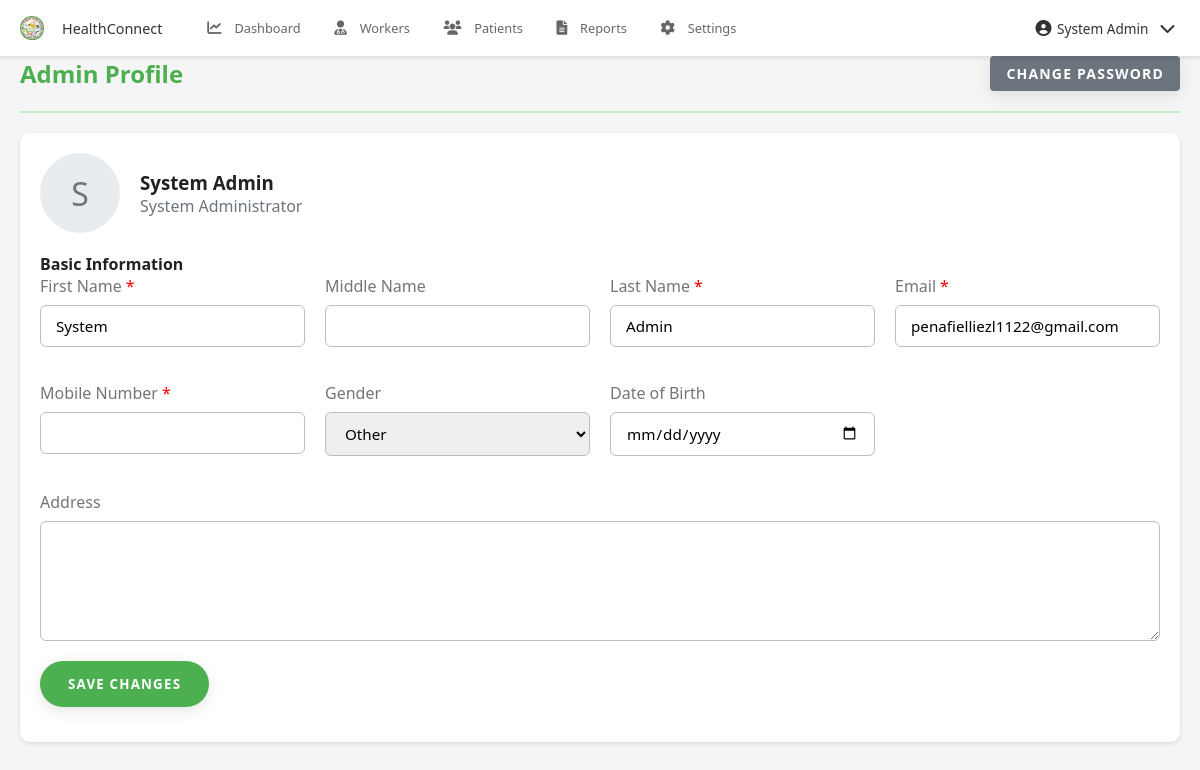
The app's page /pages/admin/profile.php (signed in), older data.
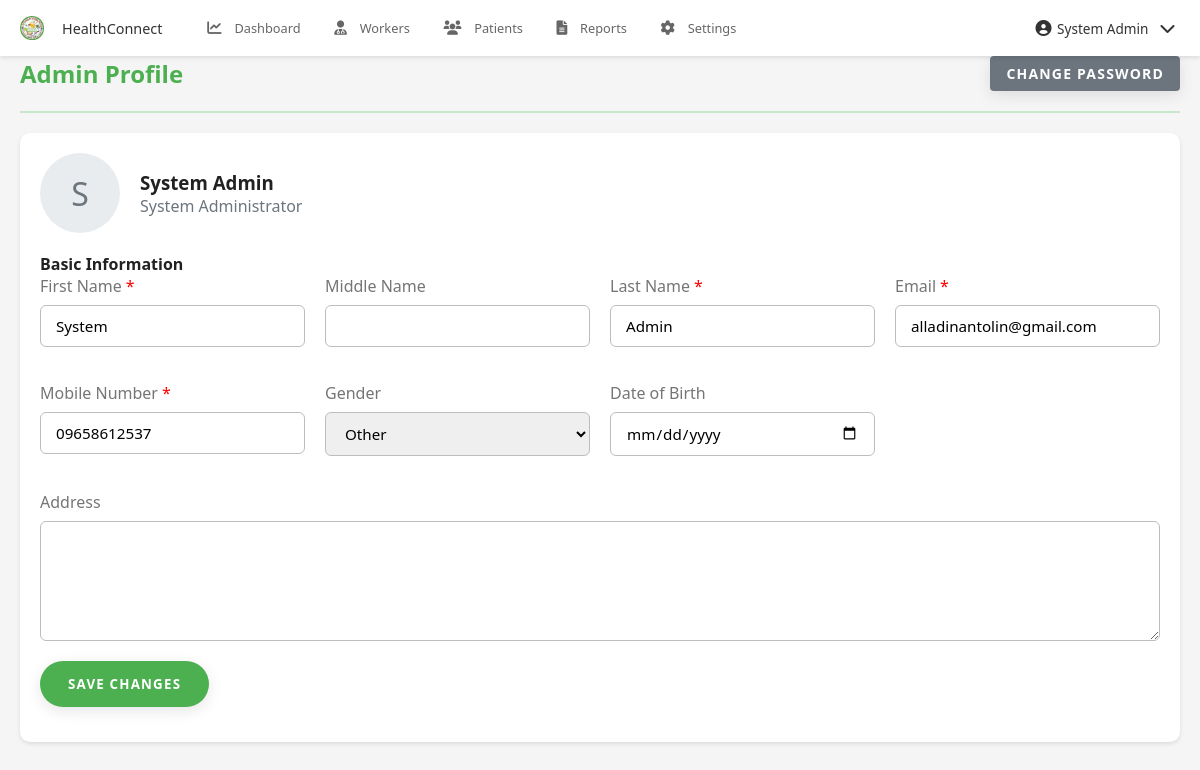
The same page, newer data.
### tables this page shows
CREATE TABLE `users` (
  `user_id` int(11) NOT NULL,
  `role_id` int(11) DEFAULT NULL,
  `username` varchar(50) NOT NULL,
  `email` varchar(100) NOT NULL,
  `password` varchar(255) NOT NULL,
  `mobile_number` varchar(20) DEFAULT NULL,
  `first_name` varchar(100) NOT NULL,
  `middle_name` varchar(100) DEFAULT NULL,
  `last_name` varchar(100) NOT NULL,
  `gender` enum('Male','Female','Other') DEFAULT NULL,
  `date_of_birth` date DEFAULT NULL,
  `address` text DEFAULT NULL,
  `profile_picture` varchar(255) DEFAULT NULL,
  `is_active` tinyint(1) DEFAULT 1,
  `last_login` datetime DEFAULT NULL,
  `otp` varchar(6) DEFAULT NULL,
  `otp_expiry` datetime DEFAULT NULL,
  `created_at` timestamp NOT NULL DEFAULT current_timestamp(),
  `updated_at` timestamp NOT NULL DEFAULT current_timestamp() ON UPDATE current_timestamp()
);

### pages/admin/profile.php (the view, shortened to what this page needs)
<?php
$database = new Database();
$conn = $database->getConnection();
try {
    $user_query = "SELECT u.* FROM users u
                  JOIN user_roles r ON u.role_id = r.role_id
                  WHERE u.user_id = :user_id AND r.role_name = 'admin'";
    $stmt = $conn->prepare($user_query);
    $stmt->execute([':user_id' => $_SESSION['user_id']]);
    $user = $stmt->fetch(PDO::FETCH_ASSOC);
} catch (Exception $e) {
    $error_message = "Error loading profile: " . $e->getMessage();
}
?>
<!DOCTYPE html>
<html lang="en">
<head>
    <?php include '../../includes/header_links.php'; ?>
</head>
<body>
    <?php include '../../includes/navbar.php'; ?>
    <div class="container">
        <div class="dashboard-header">
            <h2>Admin Profile</h2>
            <div>
                <a href="change_password.php" class="btn btn-secondary">Change Password</a>
            </div>
        </div>
        <form method="POST" class="profile-section">
            <div class="profile-header">
                <div class="profile-avatar">
                    <?php echo strtoupper(substr($user['first_name'], 0, 1)); ?>
                </div>
                <div>
                    <h3><?php echo htmlspecialchars($user['first_name'] . ' ' . $user['last_name']); ?></h3>
                    <p class="text-muted">System Administrator</p>
                </div>
            </div>
            <h4>Basic Information</h4>
            <div class="form-row">
                <div class="form-group">
                    <label class="required" for="first_name">First Name</label>
                    <input type="text" id="first_name" name="first_name" class="form-control"
                           value="<?php echo htmlspecialchars($user['first_name']); ?>" required>
                </div>
                <div class="form-group">
                    <label for="middle_name">Middle Name</label>
                    <input type="text" id="middle_name" name="middle_name" class="form-control"
                           value="<?php echo htmlspecialchars($user['middle_name']); ?>">
                </div>
                <div class="form-group">
                    <label class="required" for="last_name">Last Name</label>
                    <input type="text" id="last_name" name="last_name" class="form-control"
                           value="<?php echo htmlspecialchars($user['last_name']); ?>" required>
                </div>
                <div class="form-group">
                    <label class="required" for="email">Email</label>
                    <input type="email" id="email" name="email" class="form-control"
                           value="<?php echo htmlspecialchars($user['email']); ?>" required>
                </div>
                <div class="form-group">
                    <label class="required" for="mobile_number">Mobile Number</label>
                    <input type="tel" id="mobile_number" name="mobile_number" class="form-control"
                           value="<?php echo htmlspecialchars($user['mobile_number']); ?>" required>
                </div>
                <div class="form-group">
                    <label for="gender">Gender</label>
                    <select id="gender" name="gender" class="form-control">
                        <option value="Other" <?php echo $user['gender'] === 'Other' ? 'selected' : ''; ?>>Other</option>
                    </select>
                </div>
                <div class="form-group">
                    <label for="date_of_birth">Date of Birth</label>
                    <input type="date" id="date_of_birth" name="date_of_birth" class="form-control"
                           value="<?php echo htmlspecialchars($user['date_of_birth']); ?>">
                </div>
            </div>
            <div class="form-group">
                <label for="address">Address</label>
                <textarea id="address" name="address" class="form-control" rows="3"><?php echo htmlspecialchars($user['address']); ?></textarea>
            </div>
            <div class="form-group text-right">
                <button type="submit" class="btn btn-primary">Save Changes</button>
            </div>
        </form>
    </div>
</body>
</html>

Row changes from the older to the newer data that the page shows:
changed users "System Admin": email "penafielliezl1122@gmail.com" → "alladinantolin@gmail.com"; mobile_number (not shown) → "09658612537"
